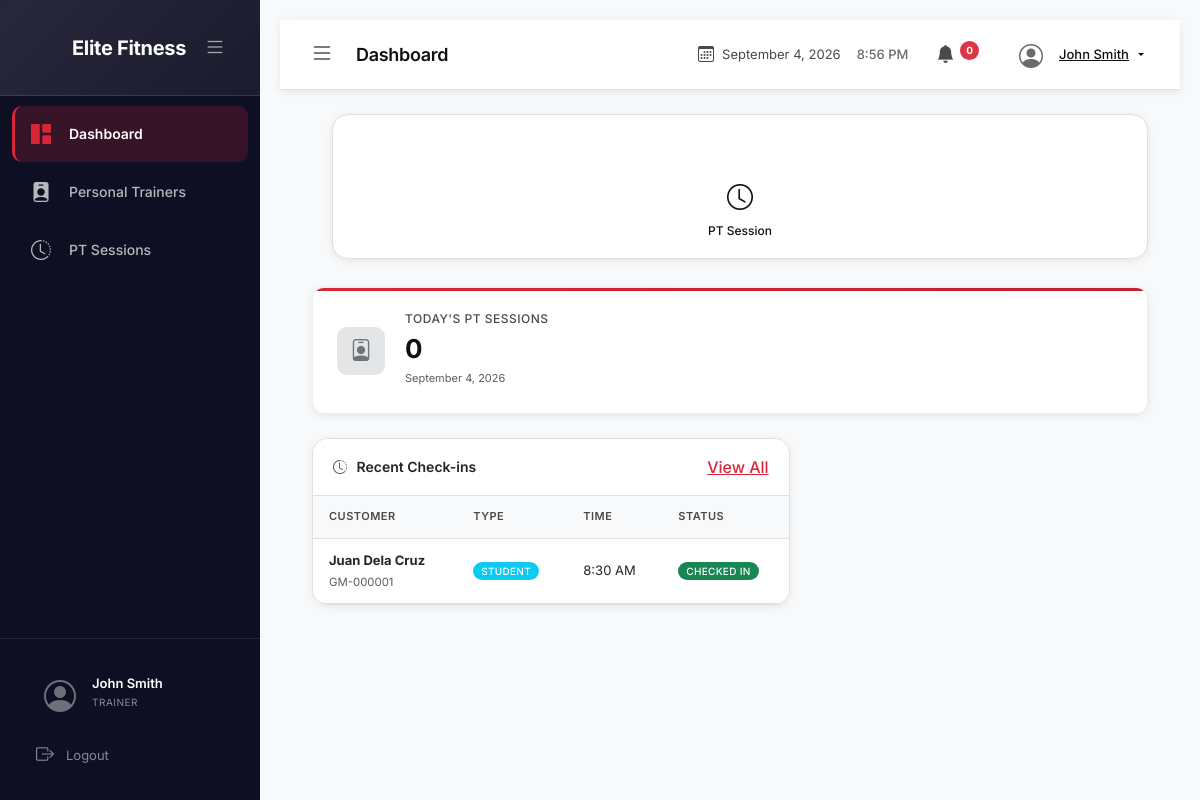
Page /dashboard.php (signed in) on the committed database.
### tables this page shows
CREATE TABLE attendance (
    attendance_id INT PRIMARY KEY AUTO_INCREMENT,
    member_id INT NULL,
    walkin_name VARCHAR(100) NULL,
    customer_type ENUM('student', 'regular') NOT NULL,
    check_in_date DATE NOT NULL,
    check_in_time TIME NOT NULL,
    membership_status VARCHAR(20),
    pt_session_id INT NULL,
    processed_by INT NOT NULL,
    notes TEXT,
    created_at TIMESTAMP DEFAULT CURRENT_TIMESTAMP,
    FOREIGN KEY (member_id) REFERENCES members(member_id) ON DELETE SET NULL,
    FOREIGN KEY (processed_by) REFERENCES users(user_id),
    INDEX idx_member (member_id),
    INDEX idx_date (check_in_date),
    INDEX idx_processed_by (processed_by),
    INDEX idx_customer_type (customer_type)
);

CREATE TABLE members (
    member_id INT PRIMARY KEY AUTO_INCREMENT,
    member_number VARCHAR(20) UNIQUE NOT NULL,
    first_name VARCHAR(50) NOT NULL,
    middle_name VARCHAR(50),
    last_name VARCHAR(50) NOT NULL,
    suffix VARCHAR(10),
    date_of_birth DATE,
    gender ENUM('male', 'female', 'other'),
    contact_number VARCHAR(20) NOT NULL,
    email VARCHAR(100),
    address TEXT,
    emergency_contact_name VARCHAR(100),
    emergency_contact_number VARCHAR(20),
    profile_image VARCHAR(255),
    qr_code VARCHAR(255),
    customer_type ENUM('student', 'regular') NOT NULL,
    status ENUM('active', 'suspended', 'cancelled') DEFAULT 'active',
    notes TEXT,
    created_by INT,
    created_at TIMESTAMP DEFAULT CURRENT_TIMESTAMP,
    updated_at TIMESTAMP DEFAULT CURRENT_TIMESTAMP ON UPDATE CURRENT_TIMESTAMP,
    FOREIGN KEY (created_by) REFERENCES users(user_id) ON DELETE SET NULL,
    INDEX idx_member_number (member_number),
    INDEX idx_status (status),
    INDEX idx_customer_type (customer_type),
    INDEX idx_name (last_name, first_name)
);

### includes/permissions.php (called while the page is built, shortened)
<?php
function isTrainer() {
    return isset($_SESSION['role']) && $_SESSION['role'] === ROLE_TRAINER;
}
?>

### includes/functions.php (called while the page is built, shortened)
<?php
function formatTime($time) {
    $format = defined('DISPLAY_TIME_FORMAT') ? DISPLAY_TIME_FORMAT : 'g:i A';
    try {
        $datetime = new DateTime($time);
        return $datetime->format($format);
    } catch (Exception $e) {
        return $time;
    }
}
?>

### dashboard.php (the view, shortened to what this page needs)
<?php
require_once 'config/config.php';
$today = date('Y-m-d');
$current_month = date('Y-m');
$stats = [
    'today_revenue' => 0,
    'today_expenses' => 0,
    'today_profit' => 0,
    'today_checkins' => 0,
    'active_members' => 0,
    'expiring_members' => 0,
    'expired_members' => 0,
    'monthly_revenue' => 0,
    'monthly_expenses' => 0,
    'monthly_profit' => 0,
    'recent_checkins' => [],
    'expiring_members_list' => [],
];
try {
    $stmt = $pdo->prepare("SELECT SUM(total) as total FROM payments WHERE payment_date = ? AND status = 'completed'");
    $stmt->execute([$today]);
    $stats['today_revenue'] = $stmt->fetch()['total'] ?? 0;
    $stmt = $pdo->prepare("SELECT SUM(amount) as total FROM expenses WHERE expense_date = ?");
    $stmt->execute([$today]);
    $stats['today_expenses'] = $stmt->fetch()['total'] ?? 0;
    $stats['today_profit'] = $stats['today_revenue'] - $stats['today_expenses'];
    $stmt = $pdo->prepare("SELECT COUNT(*) as count FROM attendance WHERE check_in_date = ?");
    $stmt->execute([$today]);
    $stats['today_checkins'] = $stmt->fetch()['count'] ?? 0;
    $stmt = $pdo->prepare("SELECT COUNT(DISTINCT m.member_id) as count
                           FROM members m
                           INNER JOIN member_memberships mm ON m.member_id = mm.member_id
                           WHERE mm.status = 'active' AND mm.expiration_date >= CURDATE()
                           AND m.status = 'active'");
    $stmt->execute();
    $stats['active_members'] = $stmt->fetch()['count'] ?? 0;
    $grace_period = defined('DEFAULT_MEMBERSHIP_GRACE_PERIOD') ? DEFAULT_MEMBERSHIP_GRACE_PERIOD : 7;
    $stmt = $pdo->prepare("SELECT COUNT(DISTINCT m.member_id) as count
                           FROM members m
                           INNER JOIN member_memberships mm ON m.member_id = mm.member_id
                           WHERE mm.status = 'active'
                           AND mm.expiration_date BETWEEN CURDATE() AND DATE_ADD(CURDATE(), INTERVAL ? DAY)
                           AND m.status = 'active'");
    $stmt->execute([$grace_period]);
    $stats['expiring_members'] = $stmt->fetch()['count'] ?? 0;
    $stmt = $pdo->prepare("SELECT COUNT(DISTINCT m.member_id) as count
                           FROM members m
                           INNER JOIN member_memberships mm ON m.member_id = mm.member_id
                           WHERE mm.status = 'active' AND mm.expiration_date < CURDATE()
                           AND m.status = 'active'");
    $stmt->execute();
    $stats['expired_members'] = $stmt->fetch()['count'] ?? 0;
    $stmt = $pdo->prepare("SELECT SUM(total) as total FROM payments WHERE DATE_FORMAT(payment_date, '%Y-%m') = ? AND status = 'completed'");
    $stmt->execute([$current_month]);
    $stats['monthly_revenue'] = $stmt->fetch()['total'] ?? 0;
    $stmt = $pdo->prepare("SELECT SUM(amount) as total FROM expenses WHERE DATE_FORMAT(expense_date, '%Y-%m') = ?");
    $stmt->execute([$current_month]);
    $stats['monthly_expenses'] = $stmt->fetch()['total'] ?? 0;
    $stats['monthly_profit'] = $stats['monthly_revenue'] - $stats['monthly_expenses'];
    $stmt = $pdo->prepare("SELECT a.*,
                           CASE
                               WHEN a.member_id IS NOT NULL THEN CONCAT(m.first_name, ' ', m.last_name)
                               ELSE a.walkin_name
                           END as customer_name,
                           m.member_number
                           FROM attendance a
                           LEFT JOIN members m ON a.member_id = m.member_id
                           WHERE a.check_in_date = ?
                           ORDER BY a.check_in_time DESC
                           LIMIT 10");
    $stmt->execute([$today]);
    $stats['recent_checkins'] = $stmt->fetchAll();
    $stmt = $pdo->prepare("SELECT m.member_id, m.first_name, m.last_name, m.member_number,
                           mm.expiration_date, mp.plan_name
                           FROM members m
                           INNER JOIN member_memberships mm ON m.member_id = mm.member_id
                           INNER JOIN membership_plans mp ON mm.plan_id = mp.plan_id
                           WHERE mm.status = 'active'
                           AND mm.expiration_date BETWEEN CURDATE() AND DATE_ADD(CURDATE(), INTERVAL ? DAY)
                           AND m.status = 'active'
                           ORDER BY mm.expiration_date ASC
                           LIMIT 5");
    $stmt->execute([$grace_period]);
    $stats['expiring_members_list'] = $stmt->fetchAll();
} catch (PDOException $e) {
    error_log('Dashboard statistics error: ' . $e->getMessage());
}
include 'includes/header.php';
?>
<body>
    <div class="app-container">
        <?php include 'includes/sidebar.php'; ?>
        <div class="main-content">
            <?php include 'includes/navbar.php'; ?>
            <div class="content-wrapper">
                <div class="quick-actions">
                    <div class="quick-actions-grid">
                        <a href="<?php echo BASE_URL; ?>pt/schedule.php" class="quick-action-btn dark">
                            <i class="bi bi-clock"></i>
                            <span>PT Session</span>
                        </a>
                    </div>
                </div>
                <div class="stats-grid">
                    <?php if (isTrainer()): ?>
                    <div class="stat-card">
                        <div class="stat-icon pt">
                            <i class="bi bi-person-badge"></i>
                        </div>
                        <div class="stat-content">
                            <h5>Today's PT Sessions</h5>
                            <h2><?php
                                $trainer_id = getCurrentTrainerId();
                                $stmt = $pdo->prepare("SELECT COUNT(*) FROM pt_sessions WHERE trainer_id = ? AND session_date = ? AND status = 'completed'");
                                $stmt->execute([$trainer_id, $today]);
                                echo number_format($stmt->fetchColumn());
                            ?></h2>
                            <small class="text-muted"><?php echo date('F j, Y'); ?></small>
                        </div>
                    </div>
                    <?php endif; ?>
                </div>
                <div class="row mt-4">
                    <div class="col-lg-7">
                        <div class="card modern-card">
                            <div class="card-header">
                                <h5><i class="bi bi-clock-history"></i> Recent Check-ins</h5>
                                <a href="<?php echo BASE_URL; ?>attendance/index.php" class="btn btn-sm btn-link">View All</a>
                            </div>
                            <div class="card-body p-0">
                                <div class="table-responsive">
                                    <table class="table table-hover mb-0">
                                        <thead>
                                            <tr>
                                                <th>Customer</th>
                                                <th>Type</th>
                                                <th>Time</th>
                                                <th>Status</th>
                                            </tr>
                                        </thead>
                                        <tbody>
                                            <?php if (empty($stats['recent_checkins'])): ?>
                                            <tr>
                                                <td colspan="4" class="text-center text-muted py-4">
                                                    No check-ins recorded today.
                                                </td>
                                            </tr>
                                            <?php else: ?>
                                                <?php foreach ($stats['recent_checkins'] as $checkin): ?>
                                                <tr>
                                                    <td>
                                                        <strong><?php echo htmlspecialchars($checkin['customer_name']); ?></strong>
                                                        <?php if (!empty($checkin['member_number'])): ?>
                                                        <br><small class="text-muted"><?php echo $checkin['member_number']; ?></small>
                                                        <?php endif; ?>
                                                    </td>
                                                    <td>
                                                        <span class="badge <?php echo $checkin['customer_type'] == 'student' ? 'bg-info' : 'bg-secondary'; ?>">
                                                            <?php echo ucfirst($checkin['customer_type']); ?>
                                                        </span>
                                                    </td>
                                                    <td><?php echo formatTime($checkin['check_in_time']); ?></td>
                                                    <td>
                                                        <span class="badge bg-success">Checked In</span>
                                                    </td>
                                                </tr>
                                                <?php endforeach; ?>
                                            <?php endif; ?>
                                        </tbody>
                                    </table>
                                </div>
                            </div>
                        </div>
                    </div>
                </div>
            </div>
            <?php include 'includes/footer.php'; ?>
</body>
</html>

### rows in the picture
attendance: customer_name "Juan Dela Cruz", member.member_number "GM-000001", customer_type "STUDENT", check_in_time "8:30 AM"

### other values in the picture
$_SESSION['full_name'] "John Smith"
$_SESSION['role'] "TRAINER"
$page_title "Dashboard"
$stmt->fetchColumn() "0"
